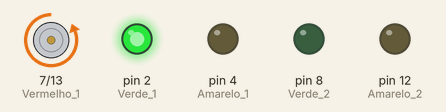
The sketch below on a simulated Arduino Uno, built with avr-gcc and run on an emulated ATmega328P. Parts: motor-driver pin pairs drawn as motors (green arrow = first pin HIGH = forward, orange = second pin HIGH = backward, longer = more drive), output pins drawn as LEDs (lit = HIGH). What the sketch prints to the serial monitor is not drawn.

Above: at 2.0 s.
At 5.0 s:
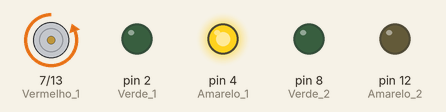
At 8.0 s:
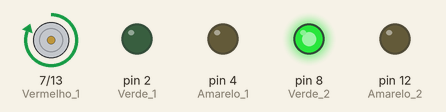
At 11.0 s:
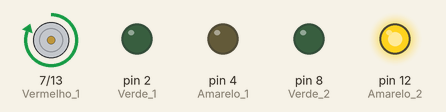
Timing chart, 0 to 15.6 s (numbered marks = the images above):
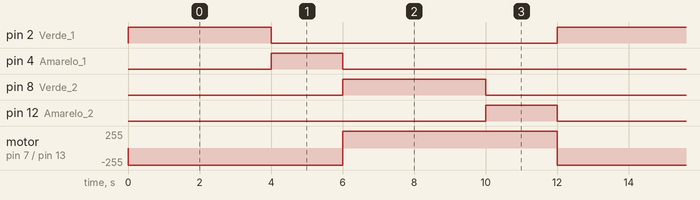

The sketch:

semaforo-cruzamentos.ino
```cpp
// CONFIGURANDO OS PINOS:
void setup() {
  // SEMÁFORO 1:
  pinMode(7, OUTPUT); // Vermelho 1
  pinMode(4, OUTPUT); // Amarelo 1
  pinMode(2, OUTPUT); // Verde 1

  // SEMÁFORO 2:
  pinMode(13, OUTPUT); // Vermelho 2
  pinMode(12, OUTPUT); // Amarelo 2
  pinMode(8, OUTPUT);  // Verde 2

  Serial.begin(9600);
}

// DEFININDO A FUNÇÃO DO CICLO:
void semaforo() {

  // CONDIÇÃO 1: SEMÁFORO 1 VERDE / SEMÁFORO 2 VERMELHO
  Serial.write("Semáforo 1 Verde, Semáforo 2 Vermelho");
  digitalWrite(2, HIGH); digitalWrite(4, LOW);  digitalWrite(7, LOW);
  digitalWrite(8, LOW);  digitalWrite(12, LOW); digitalWrite(13, HIGH);
  delay(4000);

  // CONDIÇÃO 2: SEMÁFORO 1 AMARELO / SEMÁFORO 2 VERMELHO
  Serial.write("Semáforo 1 Amarelo, Semáforo 2 Vermelho");
  digitalWrite(2, LOW);  digitalWrite(4, HIGH); digitalWrite(7, LOW);
  digitalWrite(8, LOW);  digitalWrite(12, LOW); digitalWrite(13, HIGH);
  delay(2000);

  // CONDIÇÃO 3: SEMÁFORO 1 VERMELHO / SEMÁFORO 2 VERDE
  Serial.write("Semáforo 1 Vermelho, Semáforo 2 Verde");
  digitalWrite(2, LOW);  digitalWrite(4, LOW);  digitalWrite(7, HIGH);
  digitalWrite(8, HIGH); digitalWrite(12, LOW); digitalWrite(13, LOW);
  delay(4000);

  // CONDIÇÃO 4: SEMÁFORO 1 VERMELHO / SEMÁFORO 2 AMARELO
  Serial.write("Semáforo 1 Vermelho, Semáforo 2 Amarelo");
  digitalWrite(2, LOW);  digitalWrite(4, LOW);  digitalWrite(7, HIGH);
  digitalWrite(8, LOW);  digitalWrite(12, HIGH); digitalWrite(13, LOW);
  delay(2000);
}

// REPETINDO EM LOOP:
void loop() {
  semaforo();
}
```

Measured:
- by itself, pin 2 (Verde_1), pin 8 (Verde_2): alternates HIGH for 4.0 s and LOW for 8.0 s
- by itself, pin 4 (Amarelo_1), pin 12 (Amarelo_2): alternates HIGH for 2.0 s and LOW for 10.0 s
- by itself, motor on pin 7 (Vermelho_1) / pin 13 (Vermelho_2): alternates forward 255/255 for 6.0 s and backward 255/255 for 6.0 s
